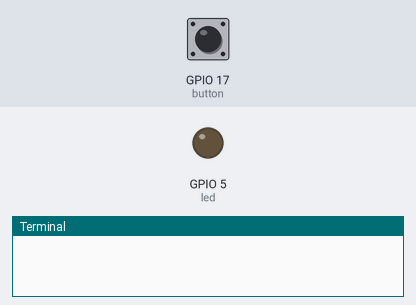
Simulated run of this program. Board: Raspberry Pi (BCM pin numbers). On the bench: output pins drawn as LEDs (lit = HIGH), the last lines printed to the terminal. Inputs (shaded band) come from the test bench; at power-on: GPIO 17 (button) HIGH.

Above: at 1.2 s.
1.3 s: GPIO 17 (button) pulled LOW for 0.15 s
At 1.37 s:
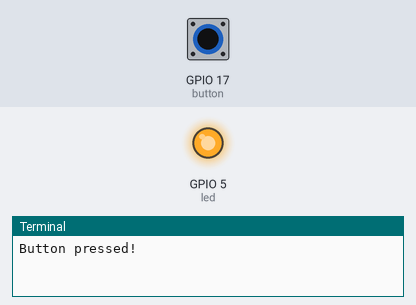
2.9 s: GPIO 17 (button) pulled LOW for 3.2 s
At 6.9 s:
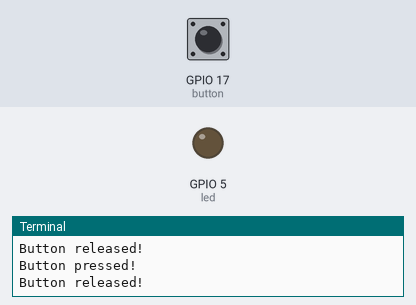
Timing chart, 0 to 8.4 s (numbered marks = the images above; inputs shaded):
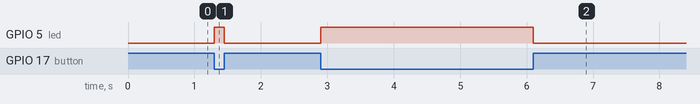

Measured:
- after the input at 1.3 s, GPIO 5 (led): LOW → HIGH at once, → LOW 0.15 s later
- after the input at 2.9 s, GPIO 5 (led): LOW → HIGH at once, → LOW 3.2 s later

The program:

example2.py
```python
import board
import digitalio
import time

# Button with pull-up
button = digitalio.DigitalInOut(board.D17)
button.direction = digitalio.Direction.INPUT
button.pull = digitalio.Pull.UP

# A Led as output
led = digitalio.DigitalInOut(board.D5)
led.direction = digitalio.Direction.OUTPUT

button_state = False

# Main Loop
while True:
  if not button.value:  # Button pressed
    if not button_state:  # Check for state change
      button_state = True
      print("Button pressed!")
      led.value = True  # Turn LED on
  else:
    if button_state:
      button_state = False
      print("Button released!")
      led.value = False

  time.sleep(0.05)  # Small debounce delay
```
